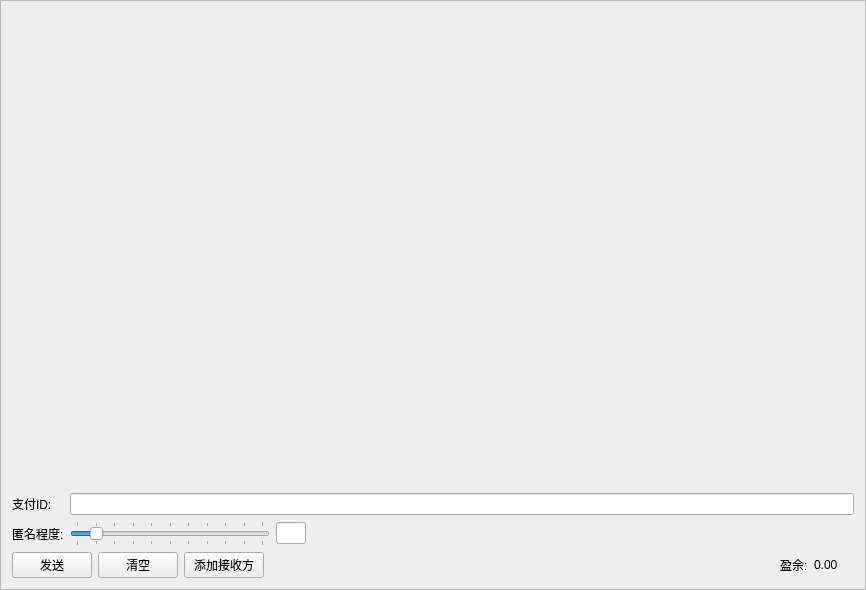
<?xml version="1.0" encoding="UTF-8"?>
<ui version="4.0">
 <class>SendFrame</class>
 <widget class="QFrame" name="SendFrame">
  <property name="geometry">
   <rect>
    <x>0</x>
    <y>0</y>
    <width>866</width>
    <height>590</height>
   </rect>
  </property>
  <property name="windowTitle">
   <string>帧</string>
  </property>
  <property name="frameShape">
   <enum>QFrame::StyledPanel</enum>
  </property>
  <property name="frameShadow">
   <enum>QFrame::Raised</enum>
  </property>
  <layout class="QVBoxLayout" name="m_send_frame_main_layout">
   <item>
    <widget class="QScrollArea" name="m_transfersScrollarea">
     <property name="frameShape">
      <enum>QFrame::NoFrame</enum>
     </property>
     <property name="widgetResizable">
      <bool>true</bool>
     </property>
     <widget class="QWidget" name="scrollAreaWidgetContents">
      <property name="geometry">
       <rect>
        <x>0</x>
        <y>0</y>
        <width>840</width>
        <height>446</height>
       </rect>
      </property>
      <layout class="QVBoxLayout" name="m_send_frame_layout">
       <property name="leftMargin">
        <number>0</number>
       </property>
       <property name="topMargin">
        <number>0</number>
       </property>
       <property name="rightMargin">
        <number>0</number>
       </property>
       <property name="bottomMargin">
        <number>0</number>
       </property>
       <item>
        <spacer name="verticalSpacer">
         <property name="orientation">
          <enum>Qt::Vertical</enum>
         </property>
         <property name="sizeHint" stdset="0">
          <size>
           <width>20</width>
           <height>445</height>
          </size>
         </property>
        </spacer>
       </item>
      </layout>
     </widget>
    </widget>
   </item>
   <item>
    <layout class="QGridLayout" name="gridLayout">
     <property name="topMargin">
      <number>5</number>
     </property>
     <item row="1" column="2">
      <widget class="QLineEdit" name="m_mixinEdit">
       <property name="maximumSize">
        <size>
         <width>30</width>
         <height>16777215</height>
        </size>
       </property>
       <property name="text">
        <string notr="true"/>
       </property>
       <property name="maxLength">
        <number>5</number>
       </property>
       <property name="alignment">
        <set>Qt::AlignCenter</set>
       </property>
       <property name="readOnly">
        <bool>true</bool>
       </property>
      </widget>
     </item>
     <item row="0" column="1" colspan="3">
      <widget class="QLineEdit" name="m_paymentIdEdit"/>
     </item>
     <item row="1" column="0">
      <widget class="QLabel" name="label_2">
       <property name="text">
        <string>匿名程度:</string>
       </property>
      </widget>
     </item>
     <item row="1" column="3">
      <spacer name="horizontalSpacer">
       <property name="orientation">
        <enum>Qt::Horizontal</enum>
       </property>
       <property name="sizeType">
        <enum>QSizePolicy::Expanding</enum>
       </property>
       <property name="sizeHint" stdset="0">
        <size>
         <width>298</width>
         <height>20</height>
        </size>
       </property>
      </spacer>
     </item>
     <item row="0" column="0">
      <widget class="QLabel" name="label_6">
       <property name="text">
        <string>支付ID:</string>
       </property>
      </widget>
     </item>
     <item row="1" column="1">
      <widget class="QSlider" name="m_mixinSlider">
       <property name="maximumSize">
        <size>
         <width>200</width>
         <height>16777215</height>
        </size>
       </property>
       <property name="maximum">
        <number>10</number>
       </property>
       <property name="pageStep">
        <number>1</number>
       </property>
       <property name="value">
        <number>1</number>
       </property>
       <property name="tracking">
        <bool>false</bool>
       </property>
       <property name="orientation">
        <enum>Qt::Horizontal</enum>
       </property>
       <property name="tickPosition">
        <enum>QSlider::TicksBothSides</enum>
       </property>
       <property name="tickInterval">
        <number>1</number>
       </property>
      </widget>
     </item>
    </layout>
   </item>
   <item>
    <layout class="QHBoxLayout" name="horizontalLayout">
     <item>
      <widget class="QPushButton" name="m_sendButton">
       <property name="text">
        <string>发送</string>
       </property>
       <property name="icon">
        <iconset resource="../../resources.qrc">
         <normaloff>:/icons/send</normaloff>:/icons/send</iconset>
       </property>
      </widget>
     </item>
     <item>
      <widget class="QPushButton" name="m_clearAllButton">
       <property name="text">
        <string>清空</string>
       </property>
       <property name="icon">
        <iconset resource="../../resources.qrc">
         <normaloff>:/icons/remove</normaloff>:/icons/remove</iconset>
       </property>
      </widget>
     </item>
     <item>
      <widget class="QPushButton" name="m_addRecipientButton">
       <property name="text">
        <string>添加接收方</string>
       </property>
       <property name="icon">
        <iconset resource="../../resources.qrc">
         <normaloff>:/icons/add</normaloff>:/icons/add</iconset>
       </property>
      </widget>
     </item>
     <item>
      <spacer name="horizontalSpacer_2">
       <property name="orientation">
        <enum>Qt::Horizontal</enum>
       </property>
       <property name="sizeHint" stdset="0">
        <size>
         <width>40</width>
         <height>20</height>
        </size>
       </property>
      </spacer>
     </item>
     <item>
      <widget class="QLabel" name="label_4">
       <property name="text">
        <string>盈余:</string>
       </property>
      </widget>
     </item>
     <item>
      <widget class="QLabel" name="m_balanceLabel">
       <property name="text">
        <string notr="true">0.00 </string>
       </property>
      </widget>
     </item>
     <item>
      <widget class="QLabel" name="m_tickerLabel">
       <property name="text">
        <string notr="true"/>
       </property>
      </widget>
     </item>
    </layout>
   </item>
  </layout>
 </widget>
 <tabstops>
  <tabstop>m_paymentIdEdit</tabstop>
  <tabstop>m_mixinSlider</tabstop>
  <tabstop>m_sendButton</tabstop>
  <tabstop>m_clearAllButton</tabstop>
  <tabstop>m_addRecipientButton</tabstop>
  <tabstop>m_transfersScrollarea</tabstop>
  <tabstop>m_mixinEdit</tabstop>
 </tabstops>
 <resources>
  <include location="../../resources.qrc"/>
 </resources>
 <connections>
  <connection>
   <sender>m_addRecipientButton</sender>
   <signal>clicked()</signal>
   <receiver>SendFrame</receiver>
   <slot>addRecipientClicked()</slot>
   <hints>
    <hint type="sourcelabel">
     <x>282</x>
     <y>561</y>
    </hint>
    <hint type="destinationlabel">
     <x>432</x>
     <y>294</y>
    </hint>
   </hints>
  </connection>
  <connection>
   <sender>m_clearAllButton</sender>
   <signal>clicked()</signal>
   <receiver>SendFrame</receiver>
   <slot>clearAllClicked()</slot>
   <hints>
    <hint type="sourcelabel">
     <x>154</x>
     <y>561</y>
    </hint>
    <hint type="destinationlabel">
     <x>432</x>
     <y>294</y>
    </hint>
   </hints>
  </connection>
  <connection>
   <sender>m_sendButton</sender>
   <signal>clicked()</signal>
   <receiver>SendFrame</receiver>
   <slot>sendClicked()</slot>
   <hints>
    <hint type="sourcelabel">
     <x>53</x>
     <y>561</y>
    </hint>
    <hint type="destinationlabel">
     <x>432</x>
     <y>294</y>
    </hint>
   </hints>
  </connection>
  <connection>
   <sender>m_mixinSlider</sender>
   <signal>valueChanged(int)</signal>
   <receiver>SendFrame</receiver>
   <slot>mixinValueChanged(int)</slot>
   <hints>
    <hint type="sourcelabel">
     <x>221</x>
     <y>520</y>
    </hint>
    <hint type="destinationlabel">
     <x>432</x>
     <y>294</y>
    </hint>
   </hints>
  </connection>
 </connections>
 <slots>
  <slot>sendClicked()</slot>
  <slot>clearAllClicked()</slot>
  <slot>addRecipientClicked()</slot>
  <slot>mixinValueChanged(int)</slot>
 </slots>
</ui>
